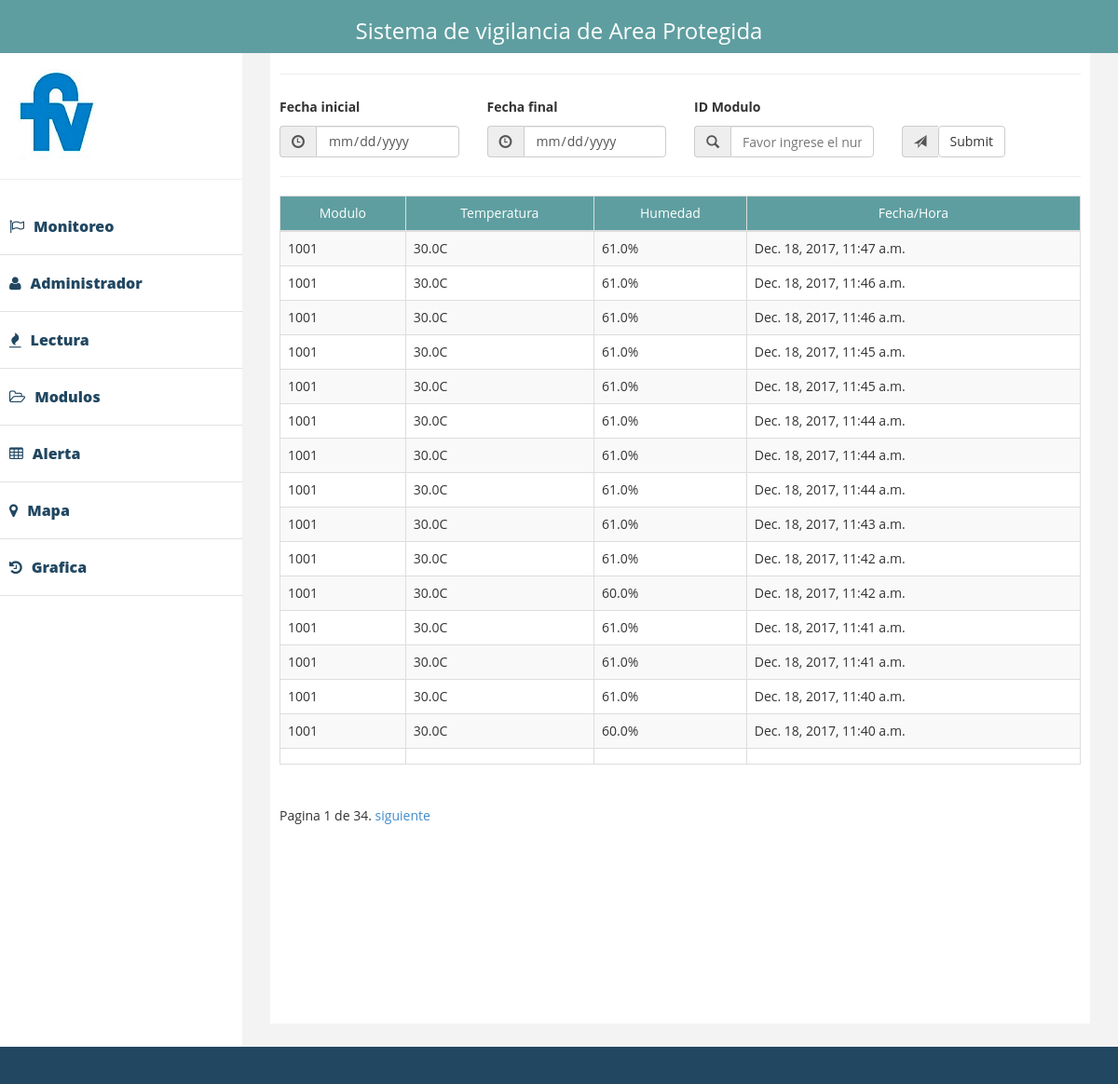
Page /interface/lectura/ on the earlier database version.
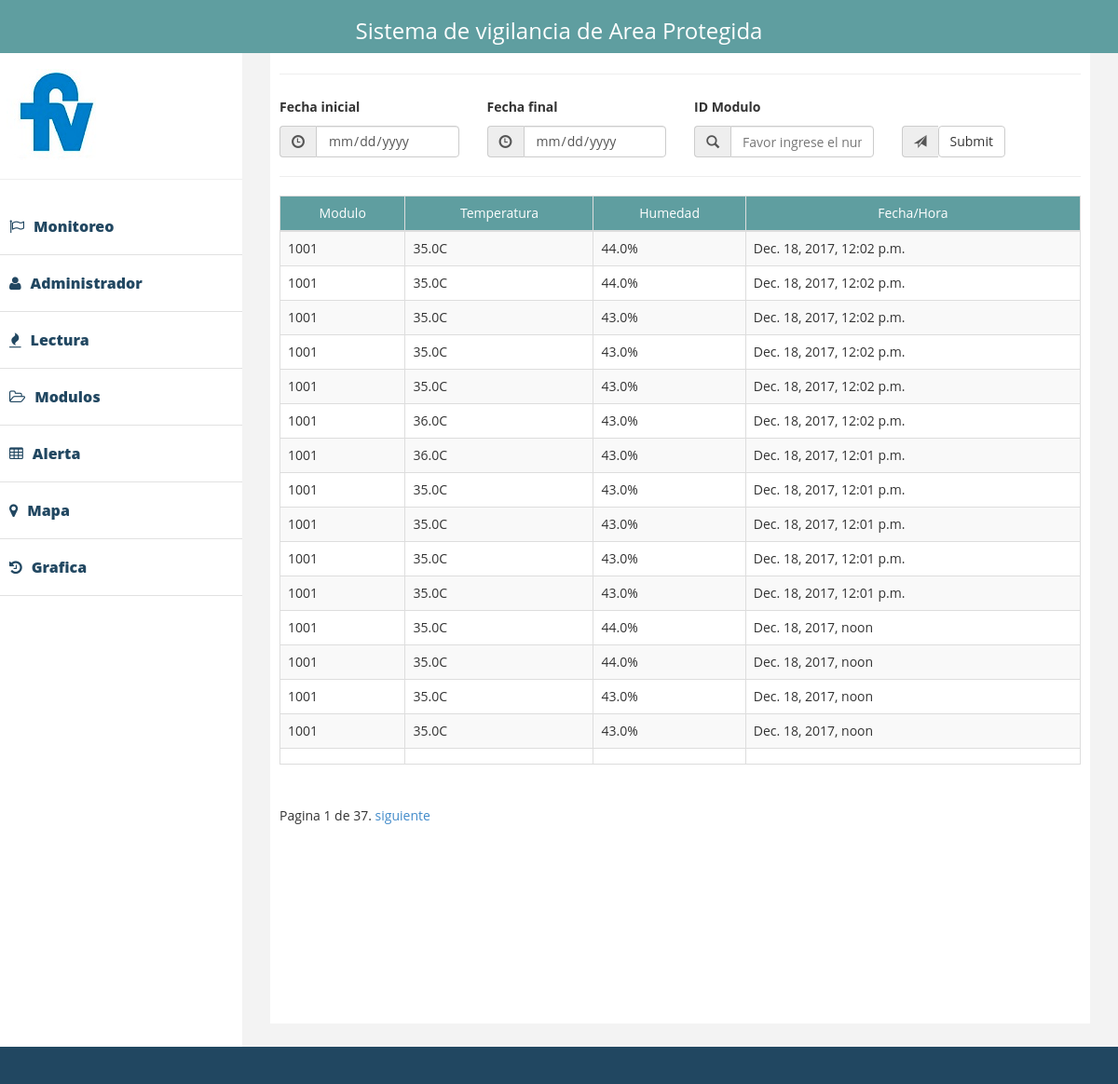
Same page on the later database version.
### interface/models.py (models this page shows)
class LecturaTempHume(models.Model):
    temperatura     = models.FloatField(blank=True, null=True)
    humedad         = models.FloatField(blank=True, null=True)
    tiempo       = models.DateTimeField(auto_now=True, )
    modulo = models.CharField(max_length=8)

### interface/views.py (the view)
def lectura(request):
    context = querrys(request, LecturaTempHume)
    return render(request, 'lecture.html', context)

### templates/lecture.html (shortened to what this page needs)
{% extends 'index.html' %}
{% block table %}
    <thead id="head-th">
    <hr/>
    <tr>
        <td>Modulo</td>
        <td>Temperatura</td>
        <td>Humedad</td>
        <td>Fecha/Hora</td>
    </tr>
    </thead>
    <tbody>
    {% for ob in Object_list %}
        <tr>
            <td>{{ ob.modulo }} </td>
            <td>{{ ob.temperatura }}C</td>
            <td>{{ ob.humedad }}%</td>
            <td>{{ ob.tiempo }}</td>
        </tr>
    {% endfor %}
            <td>{{ ob.modulo }}</td>
            <td>{{ ob.temperatura }}</td>
            <td>{{ ob.humedad }}</td>
            <td>{{ ob.tiempo }}</td>
    </tbody>
{% endblock %}

Differences in the rows shown:
no longer on this page (row unchanged): LecturaTempHume: modulo "1001", temperatura "30.0", humedad "61.0", tiempo "Dec. 18, 2017, 11:47 a.m."
no longer on this page (row unchanged): LecturaTempHume: modulo "1001", temperatura "30.0", humedad "61.0", tiempo "Dec. 18, 2017, 11:46 a.m."
no longer on this page (row unchanged): LecturaTempHume: modulo "1001", temperatura "30.0", humedad "61.0", tiempo "Dec. 18, 2017, 11:46 a.m."
no longer on this page (row unchanged): LecturaTempHume: modulo "1001", temperatura "30.0", humedad "61.0", tiempo "Dec. 18, 2017, 11:45 a.m."
no longer on this page (row unchanged): LecturaTempHume: modulo "1001", temperatura "30.0", humedad "61.0", tiempo "Dec. 18, 2017, 11:45 a.m."
no longer on this page (row unchanged): LecturaTempHume: modulo "1001", temperatura "30.0", humedad "61.0", tiempo "Dec. 18, 2017, 11:44 a.m."
no longer on this page (row unchanged): LecturaTempHume: modulo "1001", temperatura "30.0", humedad "61.0", tiempo "Dec. 18, 2017, 11:44 a.m."
no longer on this page (row unchanged): LecturaTempHume: modulo "1001", temperatura "30.0", humedad "61.0", tiempo "Dec. 18, 2017, 11:44 a.m."
no longer on this page (row unchanged): LecturaTempHume: modulo "1001", temperatura "30.0", humedad "61.0", tiempo "Dec. 18, 2017, 11:43 a.m."
no longer on this page (row unchanged): LecturaTempHume: modulo "1001", temperatura "30.0", humedad "61.0", tiempo "Dec. 18, 2017, 11:42 a.m."
no longer on this page (row unchanged): LecturaTempHume: modulo "1001", temperatura "30.0", humedad "60.0", tiempo "Dec. 18, 2017, 11:42 a.m."
no longer on this page (row unchanged): LecturaTempHume: modulo "1001", temperatura "30.0", humedad "61.0", tiempo "Dec. 18, 2017, 11:41 a.m."
no longer on this page (row unchanged): LecturaTempHume: modulo "1001", temperatura "30.0", humedad "61.0", tiempo "Dec. 18, 2017, 11:41 a.m."
no longer on this page (row unchanged): LecturaTempHume: modulo "1001", temperatura "30.0", humedad "61.0", tiempo "Dec. 18, 2017, 11:40 a.m."
no longer on this page (row unchanged): LecturaTempHume: modulo "1001", temperatura "30.0", humedad "60.0", tiempo "Dec. 18, 2017, 11:40 a.m."
added LecturaTempHume: modulo "1001", temperatura "35.0", humedad "44.0", tiempo "Dec. 18, 2017, 12:02 p.m."
added LecturaTempHume: modulo "1001", temperatura "35.0", humedad "44.0", tiempo "Dec. 18, 2017, 12:02 p.m."
added LecturaTempHume: modulo "1001", temperatura "35.0", humedad "43.0", tiempo "Dec. 18, 2017, 12:02 p.m."
added LecturaTempHume: modulo "1001", temperatura "35.0", humedad "43.0", tiempo "Dec. 18, 2017, 12:02 p.m."
added LecturaTempHume: modulo "1001", temperatura "35.0", humedad "43.0", tiempo "Dec. 18, 2017, 12:02 p.m."
added LecturaTempHume: modulo "1001", temperatura "36.0", humedad "43.0", tiempo "Dec. 18, 2017, 12:02 p.m."
added LecturaTempHume: modulo "1001", temperatura "36.0", humedad "43.0", tiempo "Dec. 18, 2017, 12:01 p.m."
added LecturaTempHume: modulo "1001", temperatura "35.0", humedad "43.0", tiempo "Dec. 18, 2017, 12:01 p.m."
added LecturaTempHume: modulo "1001", temperatura "35.0", humedad "43.0", tiempo "Dec. 18, 2017, 12:01 p.m."
added LecturaTempHume: modulo "1001", temperatura "35.0", humedad "43.0", tiempo "Dec. 18, 2017, 12:01 p.m."
added LecturaTempHume: modulo "1001", temperatura "35.0", humedad "43.0", tiempo "Dec. 18, 2017, 12:01 p.m."
added LecturaTempHume: modulo "1001", temperatura "35.0", humedad "44.0", tiempo "Dec. 18, 2017, noon"
added LecturaTempHume: modulo "1001", temperatura "35.0", humedad "44.0", tiempo "Dec. 18, 2017, noon"
added LecturaTempHume: modulo "1001", temperatura "35.0", humedad "43.0", tiempo "Dec. 18, 2017, noon"
added LecturaTempHume: modulo "1001", temperatura "35.0", humedad "43.0", tiempo "Dec. 18, 2017, noon"
Other differences:
{{ Object_list.paginator.num_pages }}: "34" → "37"
